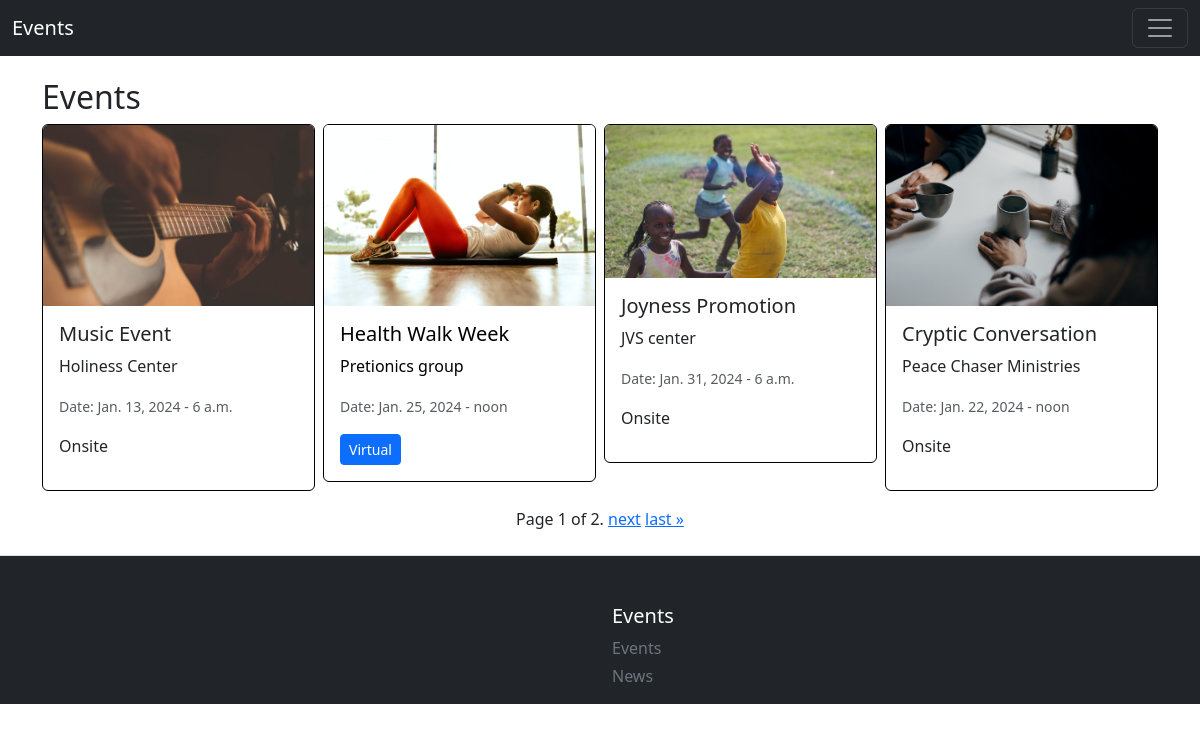
Page /events/all/ on the committed database.
### core/models.py (models this page shows, shortened)
class Event(models.Model):
  created_at = models.DateTimeField(auto_now_add=True, blank=True)
  event_title = models.CharField(max_length=255)
  event_photo = models.ImageField(upload_to='uploads/events')
  slug = models.SlugField()
  description = models.TextField()
  event_type = models.CharField(max_length=100)
  event_date = models.DateField()
  event_time = models.TimeField()
  hosting_church_or_group = models.CharField(max_length=255)
  church_location = models.CharField(max_length=255)
  church_district = models.CharField(max_length=255)
  church_conference = models.CharField(max_length=255)
  website_link = models.CharField(max_length=255, blank=True)
  facebook_link = models.CharField(max_length=255, blank=True)
  instagram_link = models.CharField(max_length=255, blank=True)
  twitter_link = models.CharField(max_length=255, blank=True)
  speaker_name = models.CharField(max_length=50)
  speaker_title = models.CharField(max_length=50)
  speaker_image =models.ImageField(upload_to='uploads/speakers', blank=True)
  on_site = models.BooleanField()
  virtual_link = models.CharField(max_length=255, blank=True)
  sponsor_title = models.CharField(max_length=50, blank=True)
  sponsor_logo = models.ImageField(upload_to='uploads/logos', blank=True)
  class Meta:
     ordering: ('-created_at',)
     verbose_name_plural = 'Events'

### core/views.py (the view)
# urls.py: path('events/all/', all_events_view, name='all_events'),
def all_events_view(request):
  events = Event.objects.all()
  events_paginator = Paginator(events, 4)
  event_page_number = request.GET.get("page")
  event_page_obj = events_paginator.get_page(event_page_number)
  context = {
  'event_page_obj': event_page_obj
  }
  return render(request, 'events_all.html', context)

### core/templates/events_all.html (shortened to what this page needs)
{% extends "base.html" %}
{% block content %}
    <section id="events" class="mt-5">
      <div class="container my-4">
        <div>
          <h2>Events</h2>
        </div>
        <div class="row row-cols-1 row-cols-md-4 g-2">
          {% for event in event_page_obj %}
          <div class="col">
            <a href="{% url 'event_detail' event.slug %}" style="text-decoration: none; color: black;">
              <div class="card border-black">
                {% if event.event_photo.url %}
                <img src="{{ event.event_photo.url }}" class="card-img-top" alt="...">
                {% endif %}
                <div class="card-body">
                  <h5 class="card-title">{{ event.event_title }}</h5>
                  <p class="card-text">{{ event.hosting_church_or_group }}</p>
                  <p class="card-text"><small class="text-body-secondary">Date: {{ event.event_date }} - {{ event.event_time }}</small></p>
                  {% if event.on_site %}
                    <p>Onsite</p>
                  {% else %}
                    <a href="{{ event.virtual_link }}" class="btn btn-sm btn-primary mt-3">Virtual</a>
                  {% endif %}
                </div>
              </div>
            </a>
          </div>
          {% endfor %}
        </div>
        <div class="mt-3 text-center">
          <span>
              <span>
                  Page {{ event_page_obj.number }} of {{ event_page_obj.paginator.num_pages }}.
              </span>
              {% if event_page_obj.has_next %}
                  <a href="?page={{ event_page_obj.next_page_number }}">next</a>
                  <a href="?page={{ event_page_obj.paginator.num_pages }}">last &raquo;</a>
              {% endif %}
          </span>
      </div>
      </div>
    </section>
{% endblock %}

### rows in the picture
Event: event_photo (picture), event_title "Music Event", hosting_church_or_group "Holiness Center", event_date "Jan. 13, 2024", event_time "6 a.m.", on_site "Onsite"
Event: event_photo (picture), event_title "Health Walk Week", hosting_church_or_group "Pretionics group", event_date "Jan. 25, 2024", event_time "noon"
Event: event_photo (picture), event_title "Joyness Promotion", hosting_church_or_group "JVS center", event_date "Jan. 31, 2024", event_time "6 a.m.", on_site "Onsite"
Event: event_photo (picture), event_title "Cryptic Conversation", hosting_church_or_group "Peace Chaser Ministries", event_date "Jan. 22, 2024", event_time "noon", on_site "Onsite"

### other values in the picture
{{ event_page_obj.number }} "1"
{{ event_page_obj.paginator.num_pages }} "2"
